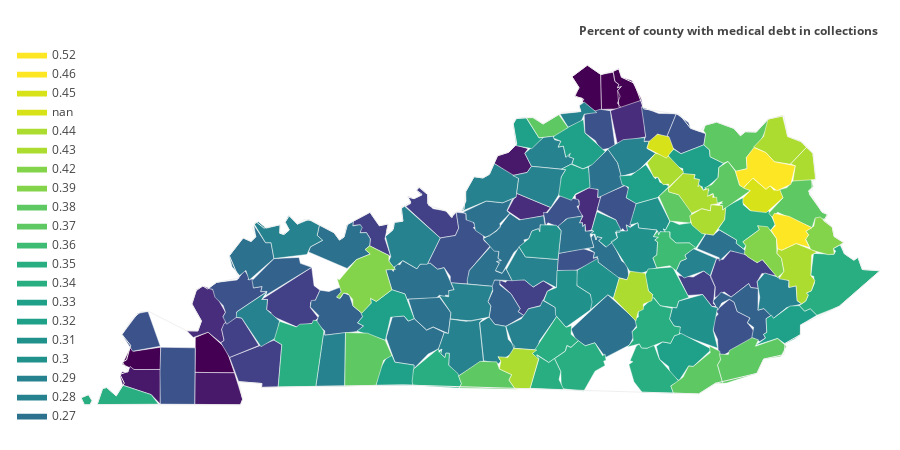

Notebook code for this chart:
### Code cell
fig = ff.create_choropleth(fips=fips, values=values, scope=['Kentucky'], county_outline={'color': 'rgb(255,255,255)', 'width': 0.5}, show_state_data=True,
    show_hover=True, centroid_marker={'opacity': 0}, legend_title='Percent of county with medical debt in collections')

fig.update_layout(
    legend_x = 0,
    annotations = {'x': -0.12, 'xanchor': 'left'})

fig.layout.template = None
fig.show()
